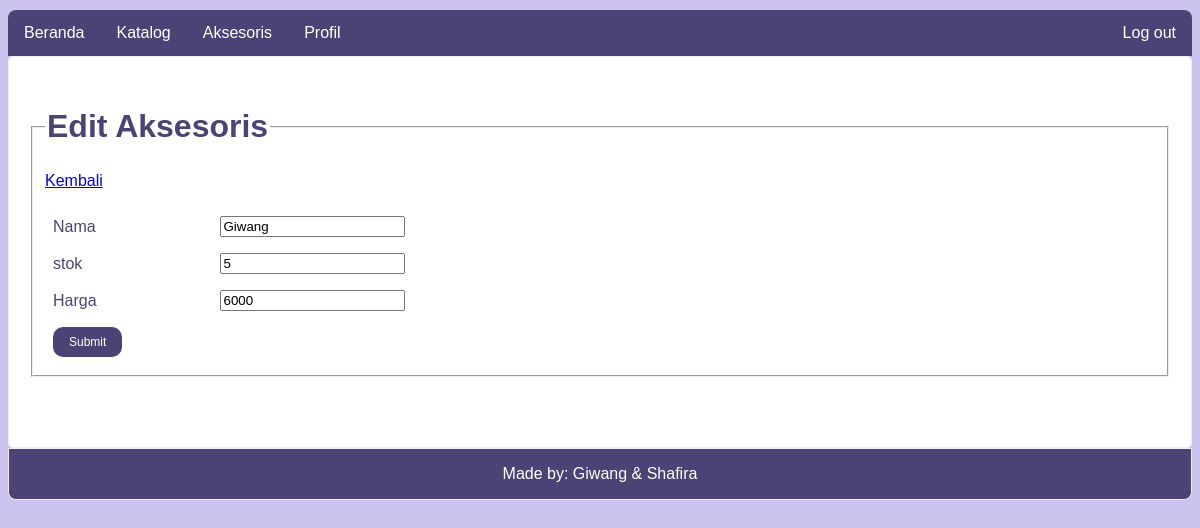
/index.php?page=edit-aksesoris&nama=Giwang (signed in), run on the app's committed database.
### tables this page shows
CREATE TABLE `aksesoris` (
  `id` int(10) NOT NULL,
  `nama` varchar(50) NOT NULL,
  `stok` varchar(50) NOT NULL,
  `harga` int(25) NOT NULL
);

### config.php (called while the page is built)
<?php
class Connection{
public function get_connection(){
    $host = "localhost";
    $database = "jilqu";
    $username = "root";
    $password = "";
    $connect = new mysqli($host, $username, $password, $database);
    return $connect;
 }
}

### model_aksesoris.php (called while the page is built, shortened)
<?php
include 'config.php';
class Model extends Connection{
public function __construct()
    {
        $this->conn = $this->get_connection();
    }
public function edit($id)
{
    $sql = "SELECT * FROM aksesoris WHERE nama='$id'";
    $bind = $this->conn->query($sql);
    while ($obj = $bind->fetch_object()) {
    $baris = $obj;
    }
    return $baris;
}
}

### edit_aksesoris.php (the view, shortened to what this page needs)
<?php
$id = $_GET['nama'];
include 'model_aksesoris.php';
$model = new Model();
$data = $model->edit($id);
?>
<!doctype html>
<html lang="en">
<head>
<link rel="stylesheet" type="text/css" href="asset/style.css">
</head>
<body>
<div class="halaman ">
<fieldset>
<legend><h1>Edit Aksesoris</h1></legend>
<a href="index.php?page=aksesoris">Kembali</a>
<br><br>
<form action="proces_aksesoris.php" method="post" name="tmb_aksesoris_form" onSubmit="return validasi()">
<table width="50%">
    <tr>
        <td class="td3"><label>Nama</label></td>
        <td><input type="text" name="nama" value="<?php echo $data->nama ?>"></td>
        <td><div style="color : red;" id="namaErr"></div></td>
    </tr>
    <tr>
    <td class="td3"><label>stok</label></td>
    <td><input type="text" name="stok" value="<?php echo $data->stok ?>"></td>
    <td><div style="color : red;" id="stokErr"></div></td>
    <tr>
    <td class="td3"><label>Harga</label></td>
    <td><input type="text" name="harga" value="<?php echo $data->harga ?>"></td>
    <td><div style="color : red;" id="hargaErr"></div></td>
    </tr>
    <tr >
        <td colspan="2"><button class="button button1" type="submit" name="submit_edit">Submit</button></td>
    </tr>
</table>
</form>
</fieldset>
</div>
</body>
</html>

### asset/style.css (style rules this page uses)
* { box-sizing: border-box; }
body { background-color: #ccc4ee; font-size:16px; color:#444; font-family: sans-serif; }
table { border-collapse: collapse; }
th, td { text-align: left; padding: 8px; }
.td3 { width: 30%; }
.button { background-color: #4b4276; border: 1px; color: white; padding: 8px 16px; text-align: center; text-decoration: none; display: inline-block; border-radius: 10px; font-size: 12px; transition-duration: 0.4s; cursor: pointer; }
.button1 { background-color: #4b4276; color: white; }
div.halaman { padding: 30px 20px; color: #4b4276; padding-bottom: 70px; }

### data on the page
aksesoris: nama "Giwang", stok "5", harga "6000"
